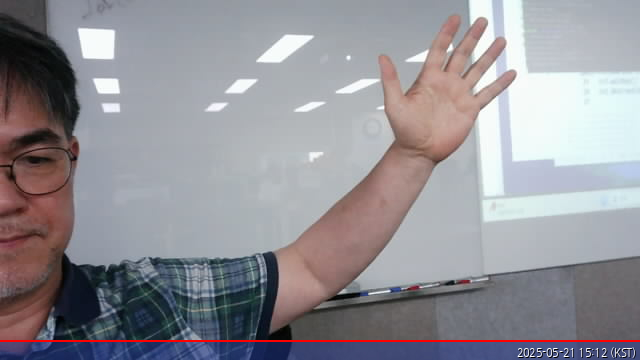
#> input picture cvtest/c1.jpg, 640 x 360 px
$ python cv1.py
#> lines starting #> are read from the running program, lines starting #| are printed output that depends on the picture
#!/usr/bin/env python
# -*- coding: utf-8 -*-
#
#  cv1.py
#
#  Copyright 2025  <pi@AI105>
#
#  This program is free software; you can redistribute it and/or modify
#  it under the terms of the GNU General Public License as published by
#  the Free Software Foundation; either version 2 of the License, or
#  (at your option) any later version.
#
#  This program is distributed in the hope that it will be useful,
#  but WITHOUT ANY WARRANTY; without even the implied warranty of
#  MERCHANTABILITY or FITNESS FOR A PARTICULAR PURPOSE.  See the
#  GNU General Public License for more details.
#
#  You should have received a copy of the GNU General Public License
#  along with this program; if not, write to the Free Software
#  Foundation, Inc., 51 Franklin Street, Fifth Floor, Boston,
#  MA 02110-1301, USA.
#
#
import cv2

s_img = cv2.imread("c1.jpg")
#> s_img is the input picture: shape (360, 640, 3); mean B, G, R 150.4, 144.4, 146.2
#c_img = cv2.GaussianBlur(s_img,(7,7), 0 )
#r,c_img = cv2.threshold(s_img, 120, 255, cv2.THRESH_BINARY)
c_img = cv2.Canny(s_img, 100, 200)
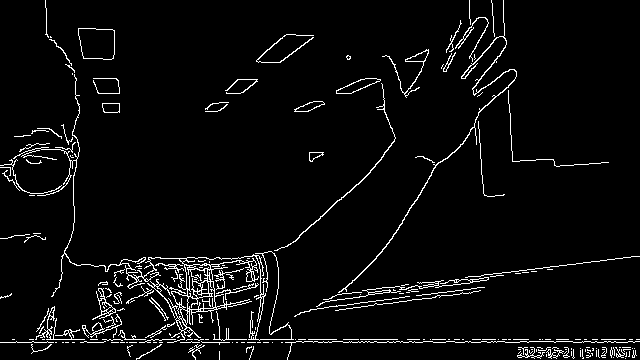
#> c_img: shape (360, 640); 4.3% white in thin lines or dots

cv2.imshow("",s_img)
cv2.imshow("Converted",c_img)
cv2.waitKey(0)

$ run again, with cvtest/c2.jpg copied over cvtest/c1.jpg
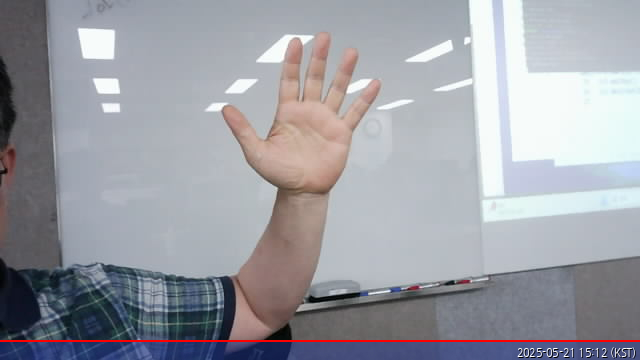
#> input picture cvtest/c2.jpg, 640 x 360 px
#> s_img is the input picture: shape (360, 640, 3); mean B, G, R 164.5, 157.3, 156
#> `c_img = cv2.Canny(s_img, 100, 200)`:
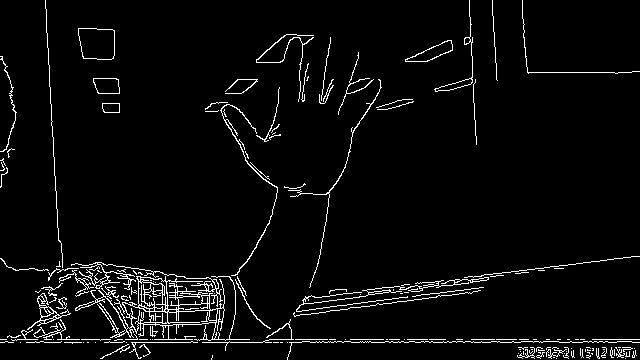
#> c_img: shape (360, 640); 4.1% white in thin lines or dots
